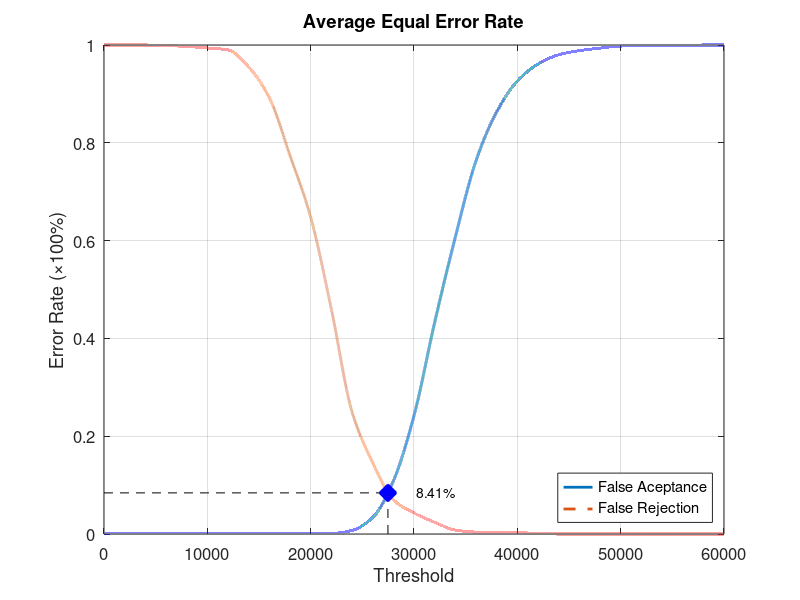
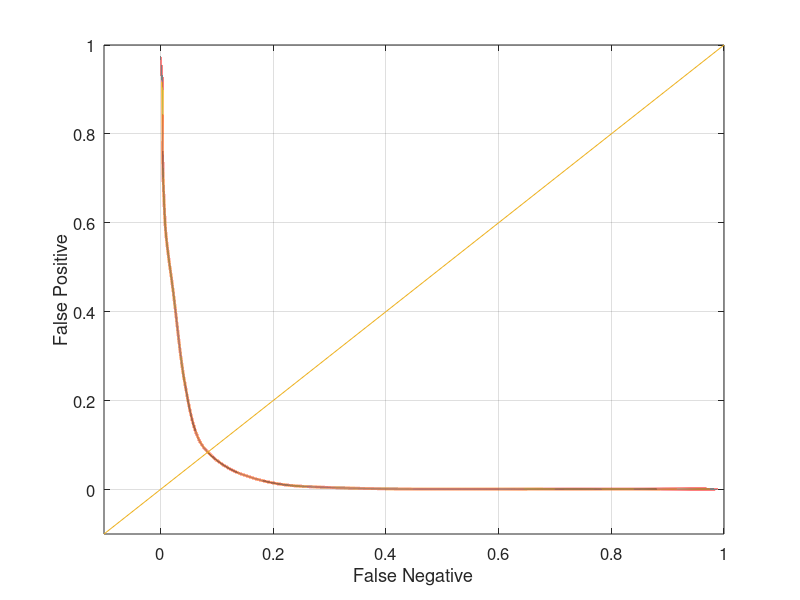

Write MATLAB code to recreate these figures, in order.
function yEER = Database2Average
close all;
clear;
clc;
x = 0:2000:60000;
xq = 0:0.5:60000;

y0 = [0 0.00105263 0.00105263 0.00105263 0.00105263 0.00105263 0.00105263 0.00105263 0.00105263 0.00105263 0.00105263 0.00105263 0.00736842 0.0336842 0.108421 0.242105 0.432632 0.607368 0.763158 0.863158 0.926316 0.961053 0.98 0.988421 0.993684 0.997895 0.998947 0.998947 0.998947 1 1];
yy0 = interp1(x, y0, xq, 'pchip');
y1 = [1 1 1 0.999 0.997 0.994 0.99 0.955 0.892 0.774 0.648 0.46 0.25 0.146 0.07 0.043 0.024 0.008 0.004 0.004 0.003 0.001 0 0 0 0 0 0 0 0 0];
yy1 = interp1(x, y1, xq, 'pchip');

% Calculating EER: 
y2 = abs(y0 - y1);
find(y2 == min(y2))
yy2 = abs(yy0 - yy1);
xEER = find(yy2 == min(yy2));
xEERIndex = xq(xEER) % X-axis EER
yEER = yy0(xEER) % Y-axis EER

main = figure
plot(xq, yy0,'-','LineWidth', 2);	hold on
plot(xq, yy1,'--','LineWidth', 2);	hold on
plot([xEERIndex xEERIndex], [0 yEER], 'k--');	hold on
plot([0 xEERIndex], [yEER yEER], 'k--');	hold on
plot(xEERIndex, yEER, 'bx', 'LineWidth', 10);	hold on
text(xEERIndex + 10 * xEERIndex / 100, yEER, [num2str(round((10000 * yEER)) / 100) '%'])
legend('False Aceptance', 'False Rejection', 'Location', 'SouthEast')
xlabel('Threshold')
ylabel('Error Rate (\times100%)')
title('Average Equal Error Rate')
set(gca, 'FontSize', 12)
axis([0 60000 0 1])
grid on

print(main, 'Database2AverageMain', '-dpng');
FNRxFPR = figure('Color', [1 1 1]);
plot(yy1, yy0, '-', yy1, yy0, 'LineWidth', 2);
hold on
y = -0.1:0.1:1
plot(y, y); 
set(gca, 'FontSize', 12)
xlabel('False Negative')
ylabel('False Positive')
axis([-0.1 1 -0.1 1])
set(gca, 'FontSize', 12)
grid on

print(FNRxFPR, 'Database2AverageFNRxFPR','-dpng');
end
